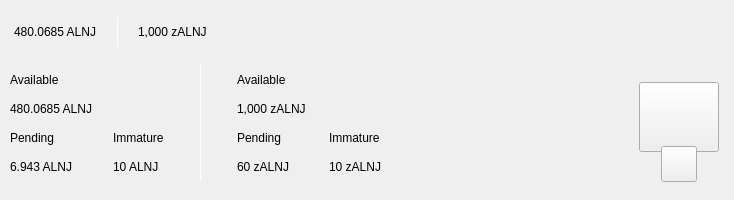
<?xml version="1.0" encoding="UTF-8"?>
<ui version="4.0">
 <class>TopBar</class>
 <widget class="QWidget" name="TopBar">
  <property name="geometry">
   <rect>
    <x>0</x>
    <y>0</y>
    <width>734</width>
    <height>200</height>
   </rect>
  </property>
  <property name="minimumSize">
   <size>
    <width>0</width>
    <height>200</height>
   </size>
  </property>
  <property name="maximumSize">
   <size>
    <width>16777215</width>
    <height>200</height>
   </size>
  </property>
  <property name="windowTitle">
   <string>Form</string>
  </property>
  <layout class="QVBoxLayout" name="verticalLayout_10" stretch="0">
   <property name="spacing">
    <number>0</number>
   </property>
   <property name="leftMargin">
    <number>0</number>
   </property>
   <property name="topMargin">
    <number>0</number>
   </property>
   <property name="rightMargin">
    <number>0</number>
   </property>
   <property name="bottomMargin">
    <number>0</number>
   </property>
   <item>
    <widget class="PFBorderImage" name="containerTop" native="true">
     <layout class="QVBoxLayout" name="verticalLayout_11">
      <property name="spacing">
       <number>0</number>
      </property>
      <property name="leftMargin">
       <number>0</number>
      </property>
      <property name="topMargin">
       <number>0</number>
      </property>
      <property name="rightMargin">
       <number>0</number>
      </property>
      <property name="bottomMargin">
       <number>0</number>
      </property>
      <item>
       <widget class="QWidget" name="top_container_2" native="true">
        <property name="minimumSize">
         <size>
          <width>0</width>
          <height>65</height>
         </size>
        </property>
        <layout class="QHBoxLayout" name="top_container">
         <property name="spacing">
          <number>0</number>
         </property>
         <property name="leftMargin">
          <number>14</number>
         </property>
         <property name="topMargin">
          <number>0</number>
         </property>
         <property name="rightMargin">
          <number>14</number>
         </property>
         <property name="bottomMargin">
          <number>0</number>
         </property>
         <item alignment="Qt::AlignVCenter">
          <widget class="QWidget" name="widgetTopAmount" native="true">
           <property name="sizePolicy">
            <sizepolicy hsizetype="Preferred" vsizetype="Maximum">
             <horstretch>0</horstretch>
             <verstretch>0</verstretch>
            </sizepolicy>
           </property>
           <layout class="QHBoxLayout" name="horizontalLayout_5">
            <property name="spacing">
             <number>0</number>
            </property>
            <property name="leftMargin">
             <number>0</number>
            </property>
            <property name="topMargin">
             <number>0</number>
            </property>
            <property name="rightMargin">
             <number>0</number>
            </property>
            <property name="bottomMargin">
             <number>0</number>
            </property>
            <item alignment="Qt::AlignTop">
             <widget class="QLabel" name="labelAmountTopAlng">
              <property name="minimumSize">
               <size>
                <width>0</width>
                <height>36</height>
               </size>
              </property>
              <property name="styleSheet">
               <string notr="true">padding:0px;margin:0px;</string>
              </property>
              <property name="text">
               <string notr="true">480.0685 ALNJ</string>
              </property>
             </widget>
            </item>
            <item>
             <spacer name="horizontalSpacer_11">
              <property name="orientation">
               <enum>Qt::Horizontal</enum>
              </property>
              <property name="sizeType">
               <enum>QSizePolicy::Fixed</enum>
              </property>
              <property name="sizeHint" stdset="0">
               <size>
                <width>20</width>
                <height>20</height>
               </size>
              </property>
             </spacer>
            </item>
            <item alignment="Qt::AlignVCenter">
             <widget class="QLabel" name="typeSpacerTop">
              <property name="minimumSize">
               <size>
                <width>1</width>
                <height>30</height>
               </size>
              </property>
              <property name="maximumSize">
               <size>
                <width>1</width>
                <height>30</height>
               </size>
              </property>
              <property name="styleSheet">
               <string notr="true">background-color:white;
padding:0px;
border:none;</string>
              </property>
              <property name="text">
               <string/>
              </property>
             </widget>
            </item>
            <item>
             <spacer name="horizontalSpacer_12">
              <property name="orientation">
               <enum>Qt::Horizontal</enum>
              </property>
              <property name="sizeType">
               <enum>QSizePolicy::Fixed</enum>
              </property>
              <property name="sizeHint" stdset="0">
               <size>
                <width>20</width>
                <height>20</height>
               </size>
              </property>
             </spacer>
            </item>
            <item alignment="Qt::AlignTop">
             <widget class="QLabel" name="labelAmountTopzAlng">
              <property name="minimumSize">
               <size>
                <width>0</width>
                <height>36</height>
               </size>
              </property>
              <property name="text">
               <string notr="true">1,000 zALNJ</string>
              </property>
             </widget>
            </item>
           </layout>
          </widget>
         </item>
         <item>
          <spacer name="horizontalSpacer">
           <property name="orientation">
            <enum>Qt::Horizontal</enum>
           </property>
           <property name="sizeHint" stdset="0">
            <size>
             <width>40</width>
             <height>20</height>
            </size>
           </property>
          </spacer>
         </item>
         <item>
          <layout class="QHBoxLayout" name="horizontalLayout_4">
           <property name="spacing">
            <number>12</number>
           </property>
           <property name="rightMargin">
            <number>0</number>
           </property>
           <item alignment="Qt::AlignRight">
            <widget class="QWidget" name="layoutSync" native="true">
             <property name="minimumSize">
              <size>
               <width>0</width>
               <height>36</height>
              </size>
             </property>
             <property name="maximumSize">
              <size>
               <width>16777215</width>
               <height>36</height>
              </size>
             </property>
             <layout class="QVBoxLayout" name="verticalLayout_9">
              <property name="leftMargin">
               <number>0</number>
              </property>
              <property name="topMargin">
               <number>0</number>
              </property>
              <property name="rightMargin">
               <number>0</number>
              </property>
              <property name="bottomMargin">
               <number>0</number>
              </property>
              <item>
               <widget class="ExpandableButton" name="pushButtonSync" native="true">
                <property name="minimumSize">
                 <size>
                  <width>36</width>
                  <height>36</height>
                 </size>
                </property>
                <property name="maximumSize">
                 <size>
                  <width>16777215</width>
                  <height>36</height>
                 </size>
                </property>
               </widget>
              </item>
             </layout>
            </widget>
           </item>
           <item>
            <widget class="ExpandableButton" name="pushButtonHDUpgrade" native="true">
             <property name="minimumSize">
              <size>
               <width>36</width>
               <height>36</height>
              </size>
             </property>
            </widget>
           </item>
           <item>
            <widget class="ExpandableButton" name="pushButtonStack" native="true">
             <property name="minimumSize">
              <size>
               <width>36</width>
               <height>36</height>
              </size>
             </property>
            </widget>
           </item>
           <item>
            <widget class="ExpandableButton" name="pushButtonColdStaking" native="true">
             <property name="minimumSize">
              <size>
               <width>36</width>
               <height>36</height>
              </size>
             </property>
            </widget>
           </item>
           <item>
            <widget class="ExpandableButton" name="pushButtonConnection" native="true">
             <property name="minimumSize">
              <size>
               <width>36</width>
               <height>36</height>
              </size>
             </property>
            </widget>
           </item>
           <item>
            <widget class="ExpandableButton" name="pushButtonTor" native="true">
             <property name="minimumSize">
              <size>
               <width>36</width>
               <height>36</height>
              </size>
             </property>
            </widget>
           </item>
           <item>
            <widget class="ExpandableButton" name="pushButtonLock" native="true">
             <property name="sizePolicy">
              <sizepolicy hsizetype="Expanding" vsizetype="Expanding">
               <horstretch>0</horstretch>
               <verstretch>0</verstretch>
              </sizepolicy>
             </property>
             <property name="minimumSize">
              <size>
               <width>36</width>
               <height>0</height>
              </size>
             </property>
            </widget>
           </item>
           <item>
            <widget class="ExpandableButton" name="pushButtonTheme" native="true">
             <property name="minimumSize">
              <size>
               <width>36</width>
               <height>36</height>
              </size>
             </property>
             <property name="maximumSize">
              <size>
               <width>16777215</width>
               <height>36</height>
              </size>
             </property>
            </widget>
           </item>
           <item>
            <widget class="ExpandableButton" name="pushButtonFAQ" native="true">
             <property name="minimumSize">
              <size>
               <width>36</width>
               <height>36</height>
              </size>
             </property>
            </widget>
           </item>
          </layout>
         </item>
        </layout>
       </widget>
      </item>
      <item>
       <widget class="QWidget" name="bottom_container" native="true">
        <property name="minimumSize">
         <size>
          <width>0</width>
          <height>135</height>
         </size>
        </property>
        <layout class="QHBoxLayout" name="botton_container">
         <property name="leftMargin">
          <number>10</number>
         </property>
         <property name="topMargin">
          <number>0</number>
         </property>
         <property name="rightMargin">
          <number>10</number>
         </property>
         <property name="bottomMargin">
          <number>10</number>
         </property>
         <item>
          <layout class="QHBoxLayout" name="horizontalLayout_3">
           <property name="bottomMargin">
            <number>9</number>
           </property>
           <item>
            <layout class="QVBoxLayout" name="verticalLayout_7">
             <property name="spacing">
              <number>0</number>
             </property>
             <property name="leftMargin">
              <number>0</number>
             </property>
             <property name="rightMargin">
              <number>30</number>
             </property>
             <item>
              <layout class="QVBoxLayout" name="verticalLayout_2">
               <item>
                <widget class="QLabel" name="labelTitle1">
                 <property name="text">
                  <string>Available</string>
                 </property>
                </widget>
               </item>
               <item>
                <widget class="QLabel" name="labelAmountAlng">
                 <property name="text">
                  <string notr="true">480.0685 ALNJ</string>
                 </property>
                </widget>
               </item>
              </layout>
             </item>
             <item>
              <layout class="QHBoxLayout" name="horizontalLayout_2">
               <property name="spacing">
                <number>0</number>
               </property>
               <item>
                <layout class="QVBoxLayout" name="verticalLayout_3">
                 <item>
                  <widget class="QLabel" name="labelTitle3">
                   <property name="text">
                    <string>Pending</string>
                   </property>
                  </widget>
                 </item>
                 <item>
                  <widget class="QLabel" name="labelPendingAlng">
                   <property name="text">
                    <string notr="true">6.943 ALNJ</string>
                   </property>
                  </widget>
                 </item>
                </layout>
               </item>
               <item>
                <spacer name="horizontalSpacer_3">
                 <property name="orientation">
                  <enum>Qt::Horizontal</enum>
                 </property>
                 <property name="sizeType">
                  <enum>QSizePolicy::Fixed</enum>
                 </property>
                 <property name="sizeHint" stdset="0">
                  <size>
                   <width>40</width>
                   <height>20</height>
                  </size>
                 </property>
                </spacer>
               </item>
               <item>
                <layout class="QVBoxLayout" name="verticalLayout_4">
                 <item>
                  <widget class="QLabel" name="labelTitle4">
                   <property name="text">
                    <string>Immature</string>
                   </property>
                  </widget>
                 </item>
                 <item>
                  <widget class="QLabel" name="labelImmatureAlng">
                   <property name="text">
                    <string notr="true">10 ALNJ</string>
                   </property>
                  </widget>
                 </item>
                </layout>
               </item>
              </layout>
             </item>
            </layout>
           </item>
           <item>
            <widget class="QLabel" name="typeSpacerExpanded">
             <property name="minimumSize">
              <size>
               <width>1</width>
               <height>100</height>
              </size>
             </property>
             <property name="maximumSize">
              <size>
               <width>1</width>
               <height>16777215</height>
              </size>
             </property>
             <property name="styleSheet">
              <string notr="true">background-color:white;
padding:0px;
border:none;</string>
             </property>
             <property name="text">
              <string/>
             </property>
            </widget>
           </item>
           <item>
            <widget class="QWidget" name="zerocoinBalances" native="true">
             <layout class="QVBoxLayout" name="verticalLayout_8">
              <property name="spacing">
               <number>0</number>
              </property>
              <property name="leftMargin">
               <number>30</number>
              </property>
              <property name="topMargin">
               <number>0</number>
              </property>
              <property name="rightMargin">
               <number>0</number>
              </property>
              <property name="bottomMargin">
               <number>0</number>
              </property>
              <item>
               <layout class="QVBoxLayout" name="verticalLayout">
                <item>
                 <widget class="QLabel" name="labelTitleAvailablezAlng">
                  <property name="text">
                   <string>Available</string>
                  </property>
                 </widget>
                </item>
                <item>
                 <widget class="QLabel" name="labelAvailablezAlng">
                  <property name="text">
                   <string notr="true">1,000 zALNJ</string>
                  </property>
                 </widget>
                </item>
               </layout>
              </item>
              <item>
               <layout class="QHBoxLayout" name="horizontalLayout">
                <property name="spacing">
                 <number>0</number>
                </property>
                <item>
                 <layout class="QVBoxLayout" name="verticalLayout_5">
                  <item>
                   <widget class="QLabel" name="labelTitlePendingzAlng">
                    <property name="text">
                     <string>Pending</string>
                    </property>
                   </widget>
                  </item>
                  <item>
                   <widget class="QLabel" name="labelPendingzAlng">
                    <property name="text">
                     <string notr="true">60 zALNJ</string>
                    </property>
                   </widget>
                  </item>
                 </layout>
                </item>
                <item>
                 <spacer name="horizontalSpacer_4">
                  <property name="orientation">
                   <enum>Qt::Horizontal</enum>
                  </property>
                  <property name="sizeType">
                   <enum>QSizePolicy::Fixed</enum>
                  </property>
                  <property name="sizeHint" stdset="0">
                   <size>
                    <width>40</width>
                    <height>20</height>
                   </size>
                  </property>
                 </spacer>
                </item>
                <item>
                 <layout class="QVBoxLayout" name="verticalLayout_6">
                  <item>
                   <widget class="QLabel" name="labelTitleImmaturezAlng">
                    <property name="text">
                     <string>Immature</string>
                    </property>
                   </widget>
                  </item>
                  <item>
                   <widget class="QLabel" name="labelImmaturezAlng">
                    <property name="text">
                     <string notr="true">10 zALNJ</string>
                    </property>
                   </widget>
                  </item>
                 </layout>
                </item>
               </layout>
              </item>
             </layout>
            </widget>
           </item>
          </layout>
         </item>
         <item>
          <spacer name="horizontalSpacer_2">
           <property name="orientation">
            <enum>Qt::Horizontal</enum>
           </property>
           <property name="sizeHint" stdset="0">
            <size>
             <width>40</width>
             <height>20</height>
            </size>
           </property>
          </spacer>
         </item>
         <item alignment="Qt::AlignHCenter|Qt::AlignVCenter">
          <widget class="QWidget" name="qrContainer" native="true">
           <property name="sizePolicy">
            <sizepolicy hsizetype="Preferred" vsizetype="Minimum">
             <horstretch>0</horstretch>
             <verstretch>0</verstretch>
            </sizepolicy>
           </property>
           <property name="minimumSize">
            <size>
             <width>90</width>
             <height>110</height>
            </size>
           </property>
           <property name="maximumSize">
            <size>
             <width>90</width>
             <height>110</height>
            </size>
           </property>
           <layout class="QVBoxLayout" name="containerQR">
            <property name="spacing">
             <number>0</number>
            </property>
            <property name="leftMargin">
             <number>5</number>
            </property>
            <property name="topMargin">
             <number>10</number>
            </property>
            <property name="rightMargin">
             <number>5</number>
            </property>
            <property name="bottomMargin">
             <number>0</number>
            </property>
            <item>
             <widget class="QPushButton" name="btnQr">
              <property name="minimumSize">
               <size>
                <width>70</width>
                <height>70</height>
               </size>
              </property>
              <property name="maximumSize">
               <size>
                <width>16777215</width>
                <height>70</height>
               </size>
              </property>
              <property name="focusPolicy">
               <enum>Qt::NoFocus</enum>
              </property>
              <property name="text">
               <string/>
              </property>
              <property name="iconSize">
               <size>
                <width>70</width>
                <height>70</height>
               </size>
              </property>
             </widget>
            </item>
            <item>
             <spacer name="verticalSpacer">
              <property name="orientation">
               <enum>Qt::Vertical</enum>
              </property>
              <property name="sizeType">
               <enum>QSizePolicy::Fixed</enum>
              </property>
              <property name="sizeHint" stdset="0">
               <size>
                <width>20</width>
                <height>20</height>
               </size>
              </property>
             </spacer>
            </item>
            <item alignment="Qt::AlignHCenter|Qt::AlignBottom">
             <widget class="QPushButton" name="pushButtonQR">
              <property name="minimumSize">
               <size>
                <width>36</width>
                <height>36</height>
               </size>
              </property>
              <property name="maximumSize">
               <size>
                <width>36</width>
                <height>36</height>
               </size>
              </property>
              <property name="focusPolicy">
               <enum>Qt::NoFocus</enum>
              </property>
              <property name="text">
               <string/>
              </property>
             </widget>
            </item>
           </layout>
          </widget>
         </item>
        </layout>
       </widget>
      </item>
     </layout>
    </widget>
   </item>
  </layout>
 </widget>
 <customwidgets>
  <customwidget>
   <class>ExpandableButton</class>
   <extends>QWidget</extends>
   <header>qt/alnj/expandablebutton.h</header>
   <container>1</container>
  </customwidget>
  <customwidget>
   <class>PFBorderImage</class>
   <extends>QFrame</extends>
   <header>qt/alnj/pfborderimage.h</header>
   <container>1</container>
  </customwidget>
 </customwidgets>
 <resources/>
 <connections/>
</ui>
